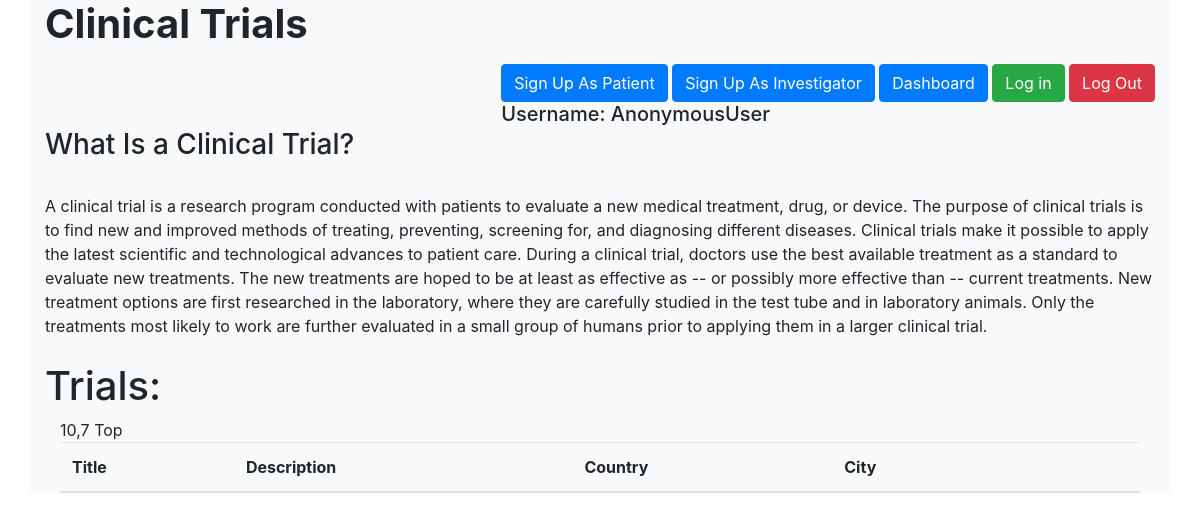
Page /trialapp/ on the earlier database version.
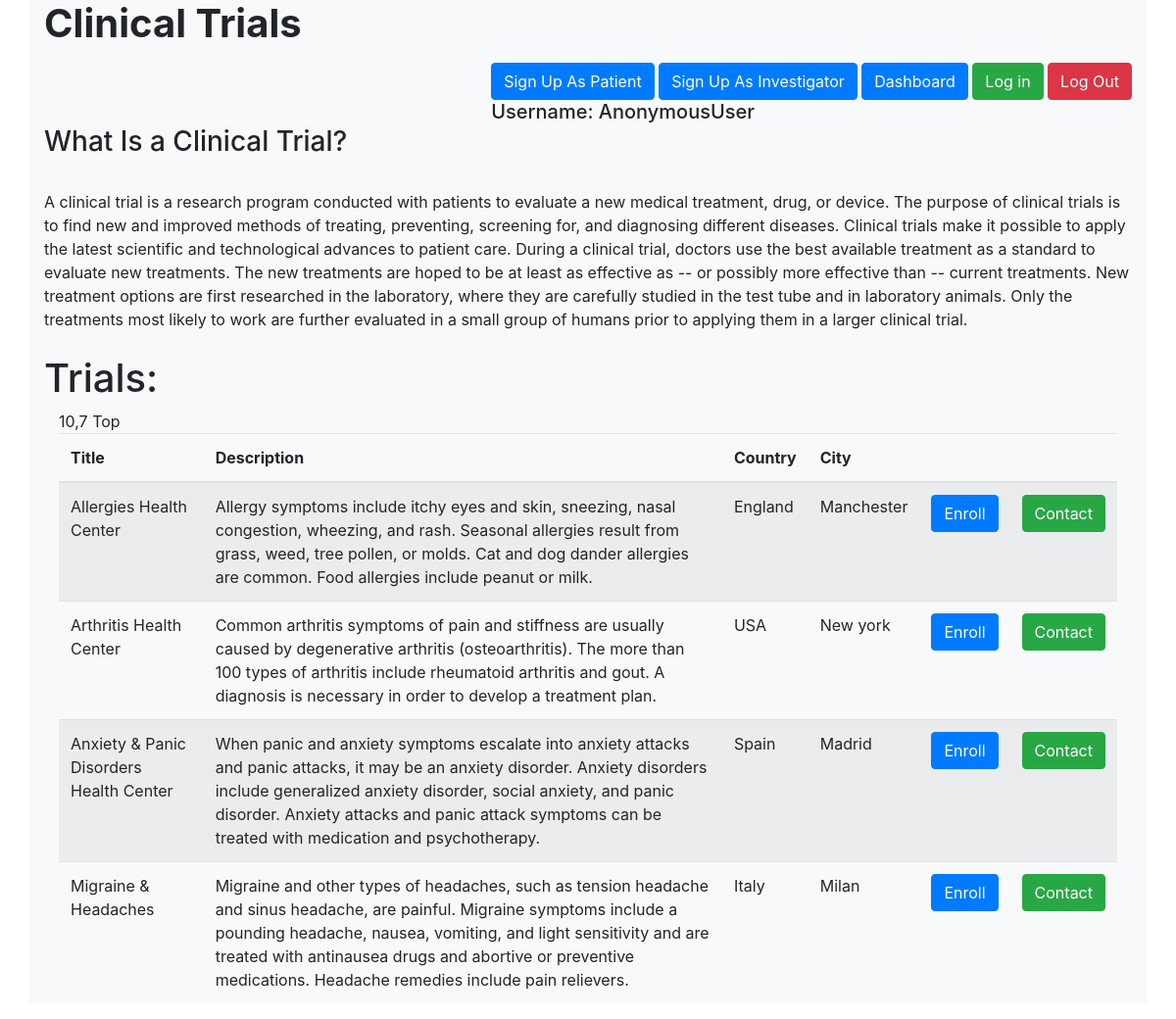
Same page on the later database version.
### trialapp/models.py (models this page shows, shortened)
class Trial(models.Model):
    title = models.CharField(max_length=100,primary_key=True)
    description = models.TextField()
    country = models.CharField(max_length=80)
    city = models.CharField(max_length=90)
    creator = models.ForeignKey(User,on_delete=models.CASCADE,blank=True)

### trialapp/views.py (the view)
# urls.py: path('',views.home,name='home'),
def home(request):
    trials = Trial.objects.all()
    return render(request,'trialapp/home.html',{'trials':trials})

### trialapp/templates/trialapp/home.html (shortened to what this page needs)
<!DOCTYPE html>
<html>
<head>
        <link rel="stylesheet" href="https://maxcdn.bootstrapcdn.com/bootstrap/4.0.0/css/bootstrap.min.css">
</head>
<body>
	<div class="container bg-light">
		<h1><b>Clinical Trials</b></h1>
		<form action="" method="POST" class="float-right">
			<fieldset>
				<input type="submit" value="Sign Up As Patient" class="btn btn-primary " formaction="{% url 'signup_patient'%}">
				<input type="submit" value="Sign Up As Investigator" class="btn btn-primary " formaction="{% url 'signup'%}">
				<input type="submit" value="Dashboard" class="btn btn-primary " formaction="{% url 'dashboard'%}">
				<input type="submit" value="Log in" class="btn btn-success " formaction="{% url 'login'%}">
				<input type="submit" value="Log Out" class="btn btn-danger " formaction="{% url 'logout' %}">
			</fieldset>
			<div class='col-md-*'>	<h5> Username: {{request.user}}</h5> </div>
		</form><br><br><br>
		<h3>What Is a Clinical Trial?</h3><br>
A clinical trial is a research program conducted with patients to evaluate a new medical treatment, drug, or device. The purpose of clinical trials is to find new and improved methods of treating, preventing, screening for, and diagnosing different diseases.
Clinical trials make it possible to apply the latest scientific and technological advances to patient care.
During a clinical trial, doctors use the best available treatment as a standard to evaluate new treatments. The new treatments are hoped to be at least as effective as -- or possibly more effective than -- current treatments.
New treatment options are first researched in the laboratory, where they are carefully studied in the test tube and in laboratory animals. Only the treatments most likely to work are further evaluated in a small group of humans prior to applying them in a larger clinical trial.
<br><br>
<h1> Trials: </h1>
        <div class="container bg-light">
                <table class="table table-striped mx-auto">
                        <thead>
                                <tr>
                                        <th>Title</th>
                                        <th>Description</th>
                                        <th> Country</th>
                                        <th> City</th>
                                        <th></th>
                                        <th></th>
                                </tr>
                        </thead>
                        <tbody>
                                {% for t in trials %}
                                <form method='POST'>
                                        <tr>
                                        <td>{{t.title}}</td>
                                        <td>{{t.description}}</td>
                                        <td>{{t.country}}</td>
                                        <td>{{t.city}}</td>
					<td><input type="submit" value="Enroll" class="btn btn-primary" formaction=""></a></td>
					<td><input type="submit" value="Contact" class="btn btn-success " formaction=""></a></td>
                                </tr>
                                </form>
                                {% endfor %}
                        </tbody>
                </div>
	</div>
</body>
</html>

Differences in the rows shown:
added Trial: title "Allergies Health Center", description "Allergy symptoms include itchy eyes and skin, sneezing, nasal congestion, wheezing, and rash. Seasonal allergies result from grass, weed, tree pollen, or molds. Cat and dog dander allergies are common. Food allergies include peanut or milk.", country "England", city "Manchester"
added Trial: title "Arthritis Health Center", description "Common arthritis symptoms of pain and stiffness are usually caused by degenerative arthritis (osteoarthritis). The more than 100 types of arthritis include rheumatoid arthritis and gout. A diagnosis is necessary in order to develop a treatment plan.", country "USA", city "New york"
added Trial: title "Anxiety & Panic Disorders Health Center", description "When panic and anxiety symptoms escalate into anxiety attacks and panic attacks, it may be an anxiety disorder. Anxiety disorders include generalized anxiety disorder, social anxiety, and panic disorder. Anxiety attacks and panic attack symptoms can be treated with medication and psychotherapy.", country "Spain", city "Madrid"
added Trial: title "Migraine & Headaches", description "Migraine and other types of headaches, such as tension headache and sinus headache, are painful. Migraine symptoms include a pounding headache, nausea, vomiting, and light sensitivity and are treated with antinausea drugs and abortive or preventive medications. Headache remedies include pain relievers.", country "Italy", city "Milan"
